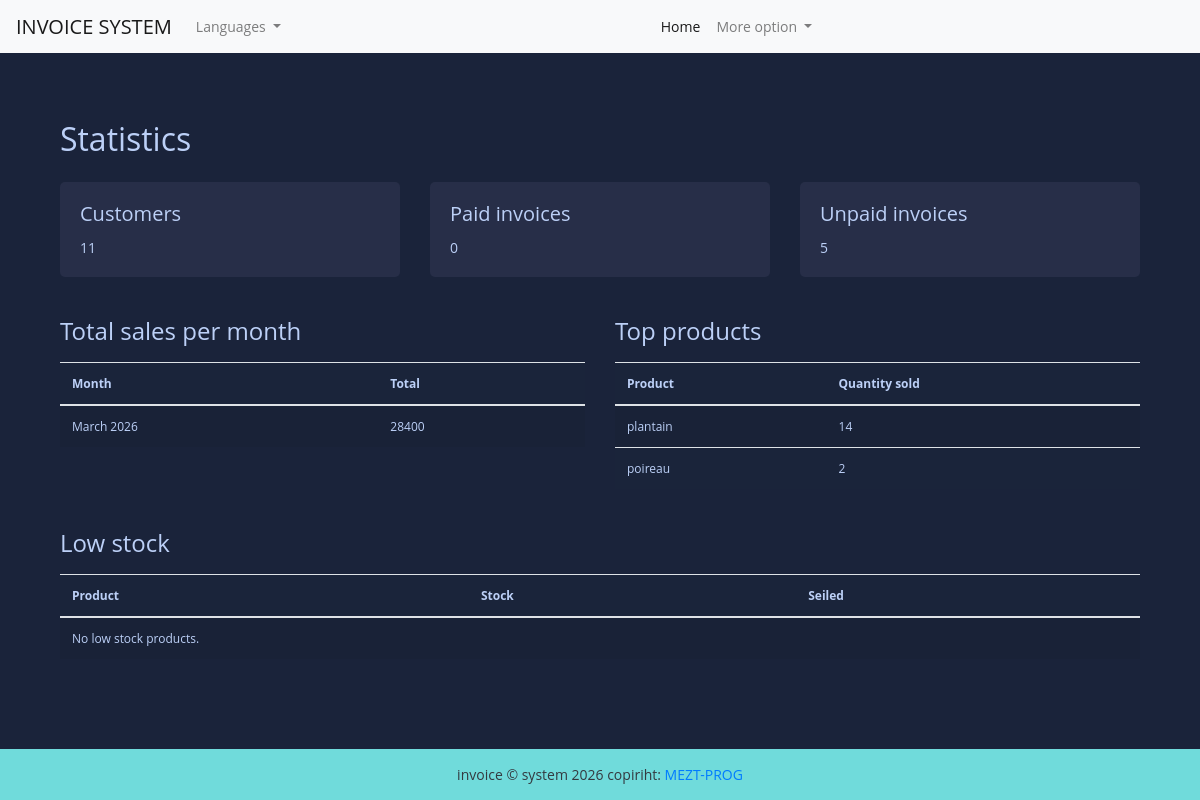
The app's page /statistics (signed in), older data.
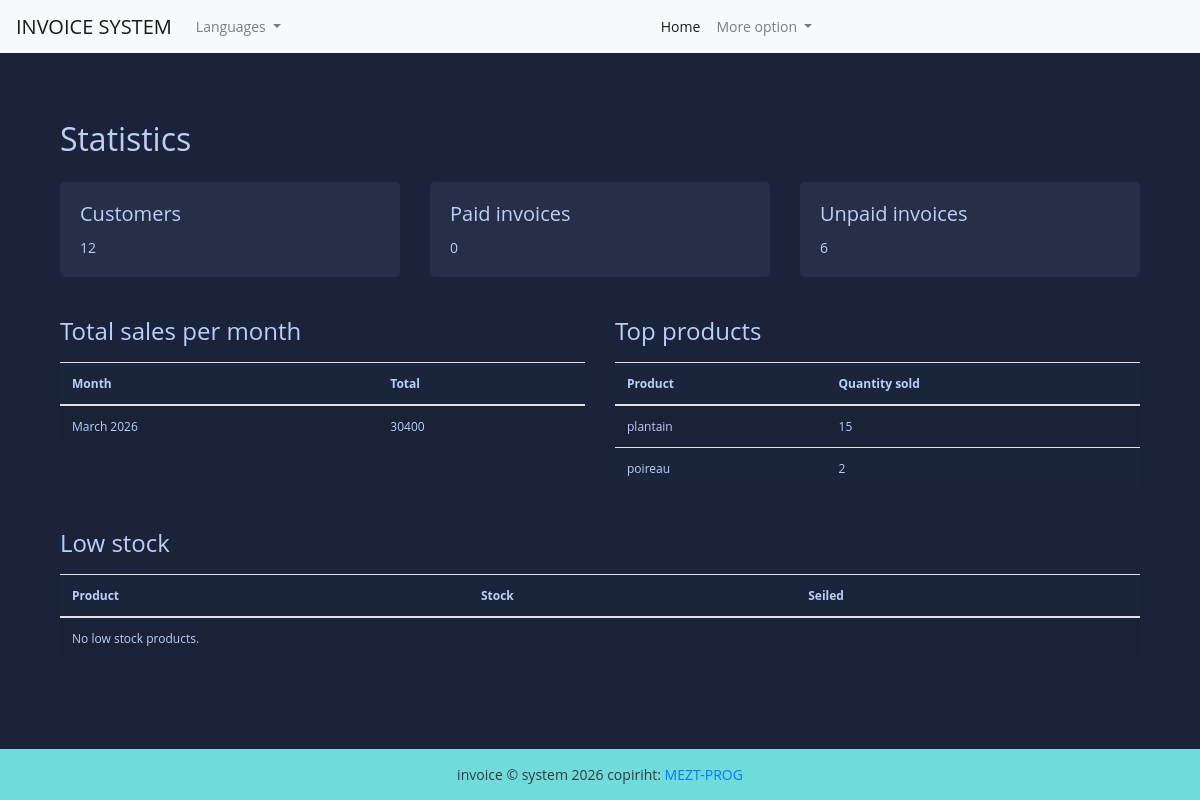
The same page, newer data.
### fact_app/models.py (models this page shows, shortened)
class Product(models.Model):
    name = models.CharField(max_length=200)
    description = models.TextField(blank=True, null=True)
    unit_price = models.DecimalField(max_digits=10, decimal_places=2)
    created_date = models.DateTimeField(auto_now_add=True)
    save_by = models.ForeignKey(User, on_delete=models.PROTECT)
    quantity_in_stock = models.PositiveIntegerField(default = 50)
    quantity_seiled = models.PositiveIntegerField(default = 20)
    class Meta:
        verbose_name = "Product"
        verbose_name_plural = "Products"

### fact_app/views.py (the view)
# urls.py: path('statistics', views.StatisticsView.as_view(), name='statistics'),
class StatisticsView(LoginRequiredSuperuserMixin, View):
    template_name = "statistics.html"
    def get(self, request, *args, **kwargs):
        customers_count = Customer.objects.count()
        paid_count = Invoice.objects.filter(is_annuler=False, paid=True).count()
        unpaid_count = Invoice.objects.filter(is_annuler=False, paid=False).count()
        top_products = (
            Article.objects.values("product__name")
            .annotate(total_quantity=Sum("quantity"))
            .order_by("-total_quantity")[:10]
        )
        stock_low = (
            Product.objects.filter(quantity_in_stock__lte=F("quantity_seiled"))
            .order_by("quantity_in_stock")
        )
        monthly_sales = (
            Invoice.objects.filter(is_annuler=False)
            .annotate(month=TruncMonth("invoice_date_time"))
            .values("month")
            .annotate(total=Sum("total_amount"))
            .order_by("month")
        )
        context = {
            "customers_count": customers_count,
            "paid_count": paid_count,
            "unpaid_count": unpaid_count,
            "top_products": top_products,
            "stock_low": stock_low,
            "monthly_sales": monthly_sales,
            "now": timezone.now(),
        }
        return render(request, self.template_name, context)

### templates/statistics.html
{% extends 'base.html' %}
{% block content %}
<div class="container mt-5">
    <h2 class="mb-4">Statistics</h2>
    <div class="row mb-4">
        <div class="col-md-4">
            <div class="card">
                <div class="card-body">
                    <h5 class="card-title">Customers</h5>
                    <p class="card-text">{{ customers_count }}</p>
                </div>
            </div>
        </div>
        <div class="col-md-4">
            <div class="card">
                <div class="card-body">
                    <h5 class="card-title">Paid invoices</h5>
                    <p class="card-text">{{ paid_count }}</p>
                </div>
            </div>
        </div>
        <div class="col-md-4">
            <div class="card">
                <div class="card-body">
                    <h5 class="card-title">Unpaid invoices</h5>
                    <p class="card-text">{{ unpaid_count }}</p>
                </div>
            </div>
        </div>
    </div>
    <div class="row mb-4">
        <div class="col-md-6">
            <h4 class="mb-3">Total sales per month</h4>
            <table class="table table-striped">
                <thead>
                    <tr>
                        <th>Month</th>
                        <th>Total</th>
                    </tr>
                </thead>
                <tbody>
                    {% for item in monthly_sales %}
                    <tr>
                        <td>{{ item.month|date:"F Y" }}</td>
                        <td>{{ item.total }}</td>
                    </tr>
                    {% empty %}
                    <tr>
                        <td colspan="2">No sales yet.</td>
                    </tr>
                    {% endfor %}
                </tbody>
            </table>
        </div>
        <div class="col-md-6">
            <h4 class="mb-3">Top products</h4>
            <table class="table table-striped">
                <thead>
                    <tr>
                        <th>Product</th>
                        <th>Quantity sold</th>
                    </tr>
                </thead>
                <tbody>
                    {% for item in top_products %}
                    <tr>
                        <td>{{ item.product__name }}</td>
                        <td>{{ item.total_quantity }}</td>
                    </tr>
                    {% empty %}
                    <tr>
                        <td colspan="2">No product sales yet.</td>
                    </tr>
                    {% endfor %}
                </tbody>
            </table>
        </div>
    </div>
    <div class="row">
        <div class="col-md-12">
            <h4 class="mb-3">Low stock</h4>
            <table class="table table-striped">
                <thead>
                    <tr>
                        <th>Product</th>
                        <th>Stock</th>
                        <th>Seiled</th>
                    </tr>
                </thead>
                <tbody>
                    {% for product in stock_low %}
                    <tr>
                        <td>{{ product.name }}</td>
                        <td>{{ product.quantity_in_stock }}</td>
                        <td>{{ product.quantity_seiled }}</td>
                    </tr>
                    {% empty %}
                    <tr>
                        <td colspan="3">No low stock products.</td>
                    </tr>
                    {% endfor %}
                </tbody>
            </table>
        </div>
    </div>
</div>
{% endblock %}

Row changes from the older to the newer data that the page shows:
changed Product "plantain": total_quantity "14" → "15"
Text that changed along with them:
{{ customers_count }}: "11" → "12"
{{ unpaid_count }}: "5" → "6"
new list line: "March 2026 30400"
list line gone: "March 2026 28400"
